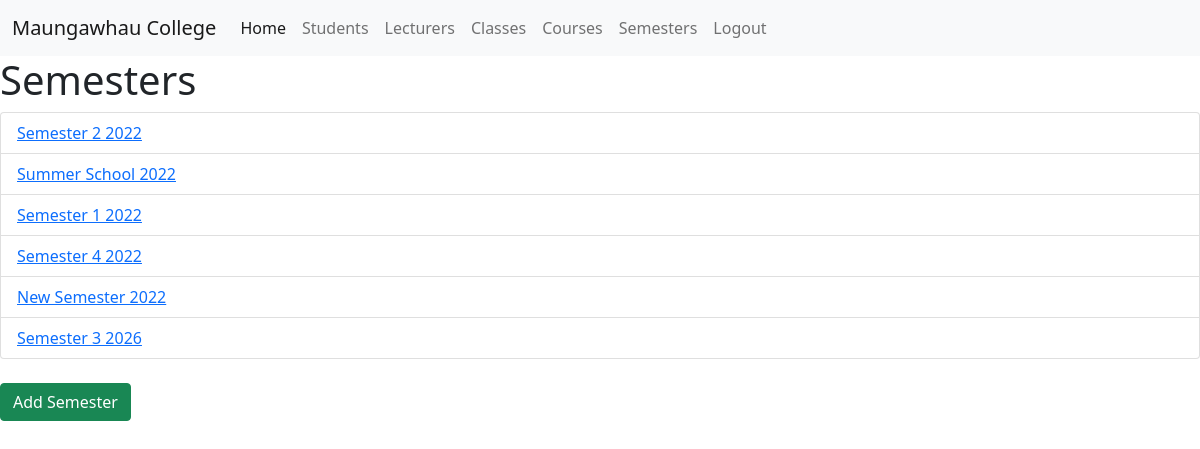
The app's page /semesters/ (signed in) with its own data.
### attendance/models.py (models this page shows, shortened)
class Semester(models.Model):
    year = models.CharField(max_length=4)
    name = models.CharField(max_length=20)
    def __str__(self):
        return self.name + " " + self.year

### attendance/views.py (the view)
# urls.py: path('semesters/', ListSemester.as_view(), name="semester-list"),
class ListSemester(ListView):
    model = Semester
    template_name = "semester/semester-list.html"

### attendance/templates/semester/semester-list.html (shortened to what this page needs)
{% extends 'base.html' %}
{% block content %}
    {% if user.is_authenticated %}
        {% if user.is_superuser %}
            <h1>Semesters</h1>
            <ul class="list-group">
                {% for Semester in object_list %}
                    <li class="list-group-item">
                        <a href="{% url 'semester-detail' Semester.id %}">{{ Semester }}</a>
                    </li>
                {% endfor %}
            </ul>
            <br>
            <a href="{% url 'add-semester' %}" class="btn btn-success">Add Semester</a>
        {% else %}
            <h1>YOU DON'T HAVE ACCESS</h1>
        {% endif %}{% endif %}
{% endblock %}

### records on screen
Semester: name+year "Semester 2 2022"
Semester: name+year "Summer School 2022"
Semester: name+year "Semester 1 2022"
Semester: name+year "Semester 4 2022"
Semester: name+year "New Semester 2022"
Semester: name+year "Semester 3 2026"
